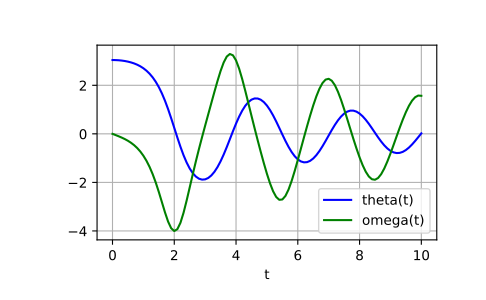

Here is the Python script that generated this plot:
# The second order differential equation for the angle `theta` of a
# pendulum acted on by gravity with friction can be written::

# theta''(t) + b*theta'(t) + c*sin(theta(t)) = 0

# where `b` and `c` are positive constants, and a prime (') denotes a
# derivative. To solve this equation with `odeint`, we must first convert
# it to a system of first order equations. By defining the angular
# velocity ``omega(t) = theta'(t)``, we obtain the system::

# theta'(t) = omega(t)
# omega'(t) = -b*omega(t) - c*sin(theta(t))

# Let `y` be the vector [`theta`, `omega`]. We implement this system
# in Python as:

def pend(y, t, b, c):
    theta, omega = y
    dydt = [omega, -b*omega - c*np.sin(theta)]
    return dydt
# ...

# We assume the constants are `b` = 0.25 and `c` = 5.0:

b = 0.25
c = 5.0

# For initial conditions, we assume the pendulum is nearly vertical
# with `theta(0)` = `pi` - 0.1, and is initially at rest, so
# `omega(0)` = 0.  Then the vector of initial conditions is

y0 = [np.pi - 0.1, 0.0]

# We will generate a solution at 101 evenly spaced samples in the interval
# 0 <= `t` <= 10.  So our array of times is:

t = np.linspace(0, 10, 101)

# Call `odeint` to generate the solution. To pass the parameters
# `b` and `c` to `pend`, we give them to `odeint` using the `args`
# argument.

from scipy.integrate import odeint
sol = odeint(pend, y0, t, args=(b, c))

# The solution is an array with shape (101, 2). The first column
# is `theta(t)`, and the second is `omega(t)`. The following code
# plots both components.

import matplotlib.pyplot as plt
plt.plot(t, sol[:, 0], 'b', label='theta(t)')
plt.plot(t, sol[:, 1], 'g', label='omega(t)')
plt.legend(loc='best')
plt.xlabel('t')
plt.grid()
plt.show()
